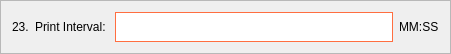
           <widget class="QFrame" name="frame_14">
            <property name="geometry">
             <rect>
              <x>60</x>
              <y>620</y>
              <width>451</width>
              <height>51</height>
             </rect>
            </property>
            <property name="frameShape">
             <enum>QFrame::StyledPanel</enum>
            </property>
            <property name="frameShadow">
             <enum>QFrame::Raised</enum>
            </property>
            <layout class="QHBoxLayout" name="horizontalLayout_14">
             <item>
              <widget class="QLabel" name="label_33">
               <property name="styleSheet">
                <string notr="true">color: black;
font: 12pt &quot;Segoe UI&quot;;</string>
               </property>
               <property name="text">
                <string>23.</string>
               </property>
              </widget>
             </item>
             <item>
              <widget class="QLabel" name="label_34">
               <property name="styleSheet">
                <string notr="true">color: black;
font: 12pt &quot;Segoe UI&quot;;</string>
               </property>
               <property name="text">
                <string>Print Interval: </string>
               </property>
              </widget>
             </item>
             <item>
              <widget class="QLineEdit" name="nombre_line_edit_11">
               <property name="minimumSize">
                <size>
                 <width>0</width>
                 <height>30</height>
                </size>
               </property>
               <property name="styleSheet">
                <string notr="true">background-color: white;
border: 1px solid #ff6e40;</string>
               </property>
              </widget>
             </item>
             <item>
              <widget class="QLabel" name="label_35">
               <property name="styleSheet">
                <string notr="true">color: black;
font: 12pt &quot;Segoe UI&quot;;</string>
               </property>
               <property name="text">
                <string>MM:SS</string>
               </property>
              </widget>
             </item>
            </layout>
           </widget>
